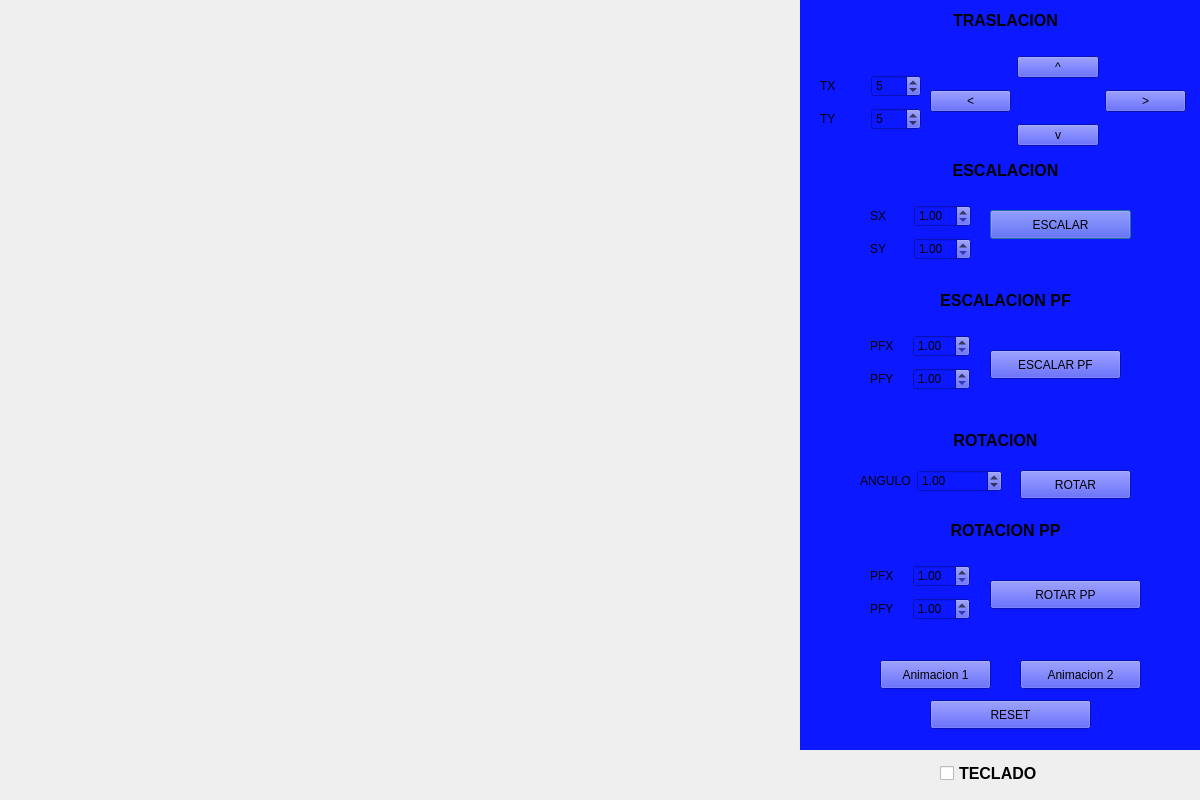
<?xml version="1.0" encoding="UTF-8"?>
<ui version="4.0">
 <class>Dialog</class>
 <widget class="QDialog" name="Dialog">
  <property name="geometry">
   <rect>
    <x>0</x>
    <y>0</y>
    <width>1200</width>
    <height>800</height>
   </rect>
  </property>
  <property name="windowTitle">
   <string>TRANSFORMACIONES 2D</string>
  </property>
  <property name="windowIcon">
   <iconset theme="computer"/>
  </property>
  <widget class="QWidget" name="widget" native="true">
   <property name="geometry">
    <rect>
     <x>800</x>
     <y>0</y>
     <width>400</width>
     <height>750</height>
    </rect>
   </property>
   <property name="styleSheet">
    <string notr="true">background-color: rgb(12, 24, 255);</string>
   </property>
   <widget class="QLabel" name="label">
    <property name="geometry">
     <rect>
      <x>80</x>
      <y>10</y>
      <width>251</width>
      <height>20</height>
     </rect>
    </property>
    <property name="font">
     <font>
      <pointsize>12</pointsize>
      <bold>true</bold>
     </font>
    </property>
    <property name="text">
     <string>TRASLACION</string>
    </property>
    <property name="alignment">
     <set>Qt::AlignCenter</set>
    </property>
   </widget>
   <widget class="QPushButton" name="btnEscalar">
    <property name="geometry">
     <rect>
      <x>190</x>
      <y>210</y>
      <width>141</width>
      <height>29</height>
     </rect>
    </property>
    <property name="text">
     <string>ESCALAR</string>
    </property>
   </widget>
   <widget class="QPushButton" name="btnReset">
    <property name="geometry">
     <rect>
      <x>130</x>
      <y>700</y>
      <width>161</width>
      <height>29</height>
     </rect>
    </property>
    <property name="text">
     <string>RESET</string>
    </property>
   </widget>
   <widget class="QPushButton" name="btnEscalarPF">
    <property name="geometry">
     <rect>
      <x>190</x>
      <y>350</y>
      <width>131</width>
      <height>29</height>
     </rect>
    </property>
    <property name="text">
     <string>ESCALAR PF</string>
    </property>
   </widget>
   <widget class="QWidget" name="layoutWidget">
    <property name="geometry">
     <rect>
      <x>60</x>
      <y>470</y>
      <width>142</width>
      <height>31</height>
     </rect>
    </property>
    <layout class="QFormLayout" name="formLayout_5">
     <item row="0" column="0">
      <widget class="QLabel" name="label_8">
       <property name="text">
        <string>ANGULO</string>
       </property>
      </widget>
     </item>
     <item row="0" column="1">
      <widget class="QDoubleSpinBox" name="sbAngulo">
       <property name="maximum">
        <double>360.000000000000000</double>
       </property>
       <property name="value">
        <double>1.000000000000000</double>
       </property>
      </widget>
     </item>
    </layout>
   </widget>
   <widget class="QPushButton" name="btnRotar">
    <property name="geometry">
     <rect>
      <x>220</x>
      <y>470</y>
      <width>111</width>
      <height>29</height>
     </rect>
    </property>
    <property name="text">
     <string>ROTAR</string>
    </property>
   </widget>
   <widget class="QPushButton" name="btnRotarPP">
    <property name="geometry">
     <rect>
      <x>190</x>
      <y>580</y>
      <width>151</width>
      <height>29</height>
     </rect>
    </property>
    <property name="text">
     <string>ROTAR PP</string>
    </property>
   </widget>
   <widget class="QWidget" name="layoutWidget">
    <property name="geometry">
     <rect>
      <x>20</x>
      <y>70</y>
      <width>101</width>
      <height>67</height>
     </rect>
    </property>
    <layout class="QGridLayout" name="gridLayout">
     <item row="0" column="0">
      <widget class="QLabel" name="label_2">
       <property name="text">
        <string>TX</string>
       </property>
      </widget>
     </item>
     <item row="0" column="1">
      <widget class="QSpinBox" name="sbTX">
       <property name="minimum">
        <number>-20</number>
       </property>
       <property name="maximum">
        <number>20</number>
       </property>
       <property name="value">
        <number>5</number>
       </property>
      </widget>
     </item>
     <item row="1" column="0">
      <widget class="QLabel" name="label_3">
       <property name="text">
        <string>TY</string>
       </property>
      </widget>
     </item>
     <item row="1" column="1">
      <widget class="QSpinBox" name="sbTY">
       <property name="minimumSize">
        <size>
         <width>50</width>
         <height>0</height>
        </size>
       </property>
       <property name="minimum">
        <number>-20</number>
       </property>
       <property name="maximum">
        <number>20</number>
       </property>
       <property name="value">
        <number>5</number>
       </property>
      </widget>
     </item>
    </layout>
   </widget>
   <widget class="QWidget" name="layoutWidget">
    <property name="geometry">
     <rect>
      <x>130</x>
      <y>50</y>
      <width>256</width>
      <height>103</height>
     </rect>
    </property>
    <layout class="QGridLayout" name="gridLayout_2">
     <item row="0" column="1">
      <widget class="QPushButton" name="btnArriba">
       <property name="text">
        <string>^</string>
       </property>
      </widget>
     </item>
     <item row="1" column="0">
      <widget class="QPushButton" name="btnIzquierda">
       <property name="text">
        <string>&lt;</string>
       </property>
      </widget>
     </item>
     <item row="1" column="2">
      <widget class="QPushButton" name="btnDerecha">
       <property name="text">
        <string>&gt;</string>
       </property>
      </widget>
     </item>
     <item row="2" column="1">
      <widget class="QPushButton" name="btnAbajo">
       <property name="text">
        <string>v</string>
       </property>
      </widget>
     </item>
    </layout>
   </widget>
   <widget class="QLabel" name="label_11">
    <property name="geometry">
     <rect>
      <x>80</x>
      <y>160</y>
      <width>251</width>
      <height>20</height>
     </rect>
    </property>
    <property name="font">
     <font>
      <pointsize>12</pointsize>
      <bold>true</bold>
     </font>
    </property>
    <property name="text">
     <string>ESCALACION</string>
    </property>
    <property name="alignment">
     <set>Qt::AlignCenter</set>
    </property>
   </widget>
   <widget class="QWidget" name="layoutWidget">
    <property name="geometry">
     <rect>
      <x>70</x>
      <y>200</y>
      <width>101</width>
      <height>67</height>
     </rect>
    </property>
    <layout class="QGridLayout" name="gridLayout_3">
     <item row="0" column="0">
      <widget class="QLabel" name="label_4">
       <property name="text">
        <string>SX</string>
       </property>
      </widget>
     </item>
     <item row="0" column="1">
      <widget class="QDoubleSpinBox" name="sbSX">
       <property name="minimum">
        <double>1.000000000000000</double>
       </property>
       <property name="value">
        <double>1.000000000000000</double>
       </property>
      </widget>
     </item>
     <item row="1" column="0">
      <widget class="QLabel" name="label_5">
       <property name="text">
        <string>SY</string>
       </property>
      </widget>
     </item>
     <item row="1" column="1">
      <widget class="QDoubleSpinBox" name="sbSY">
       <property name="minimum">
        <double>1.000000000000000</double>
       </property>
       <property name="value">
        <double>1.000000000000000</double>
       </property>
      </widget>
     </item>
    </layout>
   </widget>
   <widget class="QLabel" name="label_12">
    <property name="geometry">
     <rect>
      <x>80</x>
      <y>290</y>
      <width>251</width>
      <height>20</height>
     </rect>
    </property>
    <property name="font">
     <font>
      <pointsize>12</pointsize>
      <bold>true</bold>
     </font>
    </property>
    <property name="text">
     <string>ESCALACION PF</string>
    </property>
    <property name="alignment">
     <set>Qt::AlignCenter</set>
    </property>
   </widget>
   <widget class="QWidget" name="layoutWidget">
    <property name="geometry">
     <rect>
      <x>70</x>
      <y>330</y>
      <width>100</width>
      <height>67</height>
     </rect>
    </property>
    <layout class="QGridLayout" name="gridLayout_4">
     <item row="0" column="0">
      <widget class="QLabel" name="label_6">
       <property name="text">
        <string>PFX</string>
       </property>
      </widget>
     </item>
     <item row="0" column="1">
      <widget class="QDoubleSpinBox" name="sbEPFX">
       <property name="minimum">
        <double>1.000000000000000</double>
       </property>
       <property name="value">
        <double>1.000000000000000</double>
       </property>
      </widget>
     </item>
     <item row="1" column="0">
      <widget class="QLabel" name="label_7">
       <property name="text">
        <string>PFY</string>
       </property>
      </widget>
     </item>
     <item row="1" column="1">
      <widget class="QDoubleSpinBox" name="sbEPFY">
       <property name="minimum">
        <double>1.000000000000000</double>
       </property>
       <property name="value">
        <double>1.000000000000000</double>
       </property>
      </widget>
     </item>
    </layout>
   </widget>
   <widget class="QLabel" name="label_13">
    <property name="geometry">
     <rect>
      <x>70</x>
      <y>430</y>
      <width>251</width>
      <height>20</height>
     </rect>
    </property>
    <property name="font">
     <font>
      <pointsize>12</pointsize>
      <bold>true</bold>
     </font>
    </property>
    <property name="text">
     <string>ROTACION</string>
    </property>
    <property name="alignment">
     <set>Qt::AlignCenter</set>
    </property>
   </widget>
   <widget class="QWidget" name="layoutWidget">
    <property name="geometry">
     <rect>
      <x>70</x>
      <y>560</y>
      <width>100</width>
      <height>65</height>
     </rect>
    </property>
    <layout class="QGridLayout" name="gridLayout_5">
     <item row="1" column="0">
      <widget class="QLabel" name="label_10">
       <property name="text">
        <string>PFY</string>
       </property>
      </widget>
     </item>
     <item row="1" column="1">
      <widget class="QDoubleSpinBox" name="sbPfyR">
       <property name="minimum">
        <double>1.000000000000000</double>
       </property>
       <property name="value">
        <double>1.000000000000000</double>
       </property>
      </widget>
     </item>
     <item row="0" column="1">
      <widget class="QDoubleSpinBox" name="sbPfxR">
       <property name="minimum">
        <double>1.000000000000000</double>
       </property>
       <property name="value">
        <double>1.000000000000000</double>
       </property>
      </widget>
     </item>
     <item row="0" column="0">
      <widget class="QLabel" name="label_9">
       <property name="text">
        <string>PFX</string>
       </property>
      </widget>
     </item>
    </layout>
   </widget>
   <widget class="QLabel" name="label_14">
    <property name="geometry">
     <rect>
      <x>80</x>
      <y>520</y>
      <width>251</width>
      <height>20</height>
     </rect>
    </property>
    <property name="font">
     <font>
      <pointsize>12</pointsize>
      <bold>true</bold>
     </font>
    </property>
    <property name="text">
     <string>ROTACION PP</string>
    </property>
    <property name="alignment">
     <set>Qt::AlignCenter</set>
    </property>
   </widget>
   <widget class="QPushButton" name="btnAnimacion1">
    <property name="geometry">
     <rect>
      <x>80</x>
      <y>660</y>
      <width>111</width>
      <height>29</height>
     </rect>
    </property>
    <property name="text">
     <string>Animacion 1</string>
    </property>
   </widget>
   <widget class="QPushButton" name="btnAnimacion2">
    <property name="geometry">
     <rect>
      <x>220</x>
      <y>660</y>
      <width>121</width>
      <height>29</height>
     </rect>
    </property>
    <property name="text">
     <string>Animacion 2</string>
    </property>
   </widget>
  </widget>
  <widget class="QCheckBox" name="cbTeclado">
   <property name="geometry">
    <rect>
     <x>940</x>
     <y>760</y>
     <width>121</width>
     <height>26</height>
    </rect>
   </property>
   <property name="font">
    <font>
     <pointsize>12</pointsize>
     <bold>true</bold>
    </font>
   </property>
   <property name="text">
    <string>TECLADO</string>
   </property>
  </widget>
 </widget>
 <resources/>
 <connections/>
</ui>
